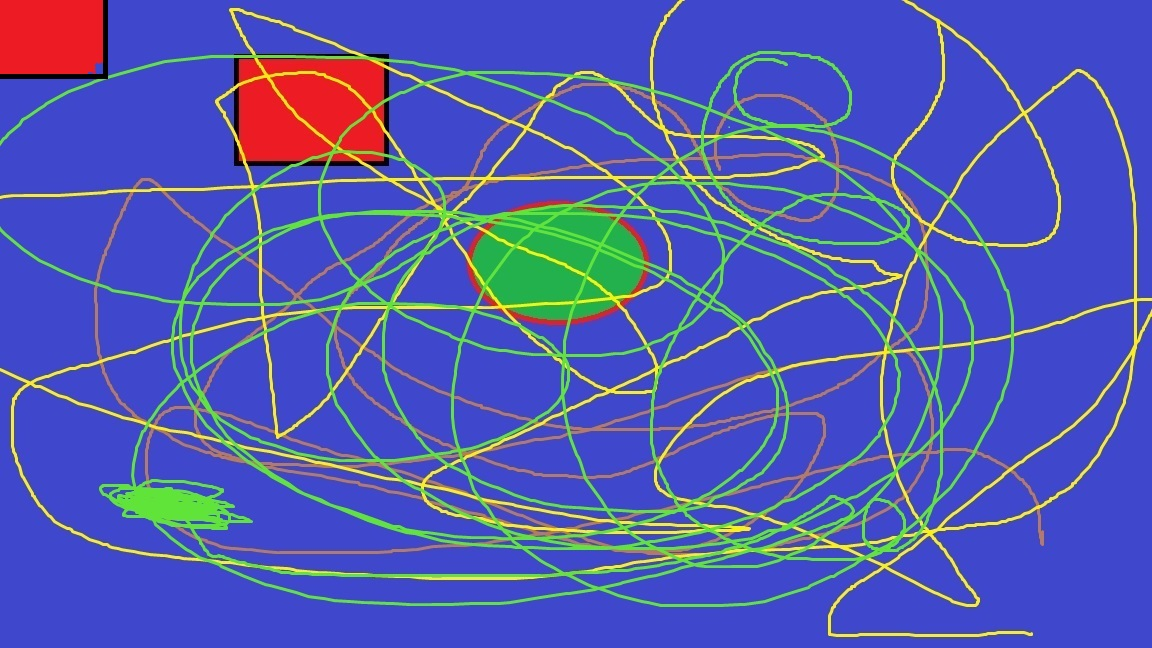
#> input picture Week 2/test.jpg, 1152 x 648 px
$ python test.py
#> lines starting #> are read from the running program, lines starting #| are printed output that depends on the picture
import cv2
import numpy as np

img = cv2.imread('test.jpg')
#> img is the input picture: shape (648, 1152, 3); mean B, G, R 175.5, 90.1, 80.4

print('shape:', img.shape)
#| shape: (648, 1152, 3)

height, width, deep = img.shape
#> height = 648; width = 1152; deep = 3

img_temp = np.zeros((height , width), np.uint8)

for height_index in range(height):
	for width_index in range(width):
		img_temp[height_index, width_index] = int(round(0.0820 * img[height_index, width_index, 0] +  0.6094 * img[height_index, width_index, 1] + 0.3086 * img[height_index, width_index, 2]))
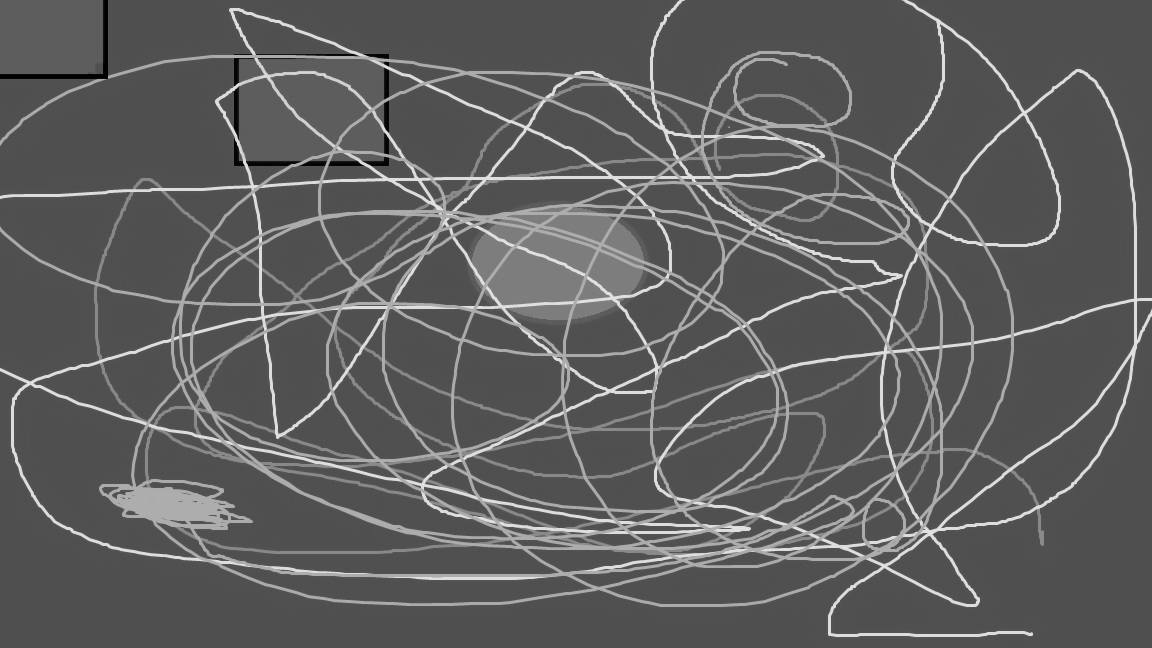
#> img_temp: shape (648, 1152); min 0, max 232, mean 93.9

print(img_temp.shape)
#| (648, 1152)
cv2.imshow('Display Gray Image', cv2.resize(src=img, dsize=(120 , 50)))
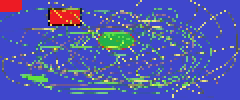
#> window 'Display Gray Image': shape (50, 120, 3) (shown 2 times larger); mean B, G, R 174.9, 90.1, 79.9
cv2.imshow('Display Gray Image Temp 1', img_temp)

cv2.waitKey(0)
